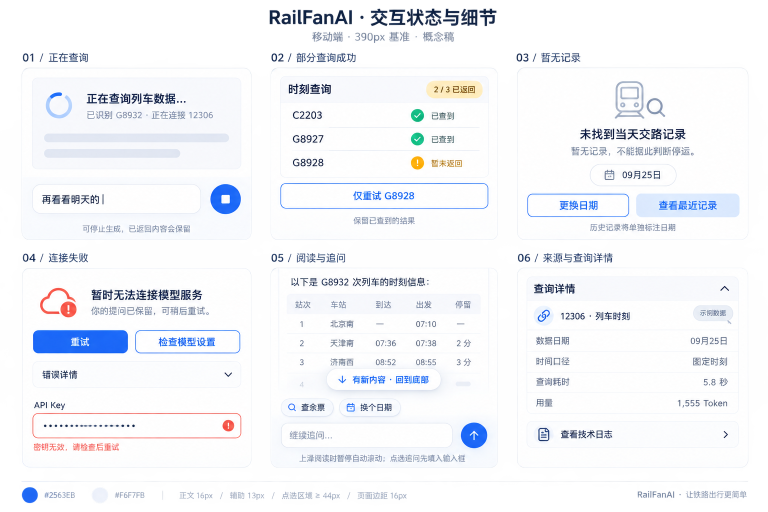
#> input picture desi2.png, 1536 x 1024 px (shown at 1/2 size)
$ python generate-design-paths.py
#> lines starting #> are read from the running program, lines starting #| are printed output that depends on the picture
### scripts/android/native_icon_metrics.py
"""Read-only foreground icon contour measurements from design/formal PNGs."""
from __future__ import annotations

import math
from collections.abc import Mapping, Sequence
from numbers import Real
from typing import Any

from PIL import Image

PROFILES = ("strict", "base", "loose")
COLOR_CLASSES = ("dark", "muted", "blue", "white", "red", "gray")


def _foreground(rgb: tuple[int, int, int], color_class: str, profile: str) -> bool:
    r, g, b = rgb
    i = PROFILES.index(profile)
    if color_class == "dark":
        return r < (80, 100, 120)[i] and g < (110, 130, 150)[i] and b < (155, 175, 190)[i]
    if color_class == "muted":
        blueish = (b - r > (18, 12, 8)[i] and g - r > (4, 2, 0)[i]
                   and r < (170, 190, 220)[i])
        dark = (r < (80, 110, 120)[i] and g < (110, 130, 150)[i]
                and b < (155, 170, 190)[i])
        return blueish or dark
    if color_class == "blue":
        # Keeps saturated blue glyphs distinct from the muted gray-blue class.
        return (b - r > (90, 75, 60)[i] and b - g > (55, 45, 35)[i]
                and b > (145, 135, 125)[i])
    if color_class == "white":
        # Use only for a glyph ROI inside a blue Canvas background; the high
        # channel floor excludes the blue Canvas itself.
        return (min(r, g, b) > (220, 210, 200)[i]
                and max(r, g, b) - min(r, g, b) < (24, 32, 40)[i])
    if color_class == "red":
        return r > 1.4 * g and r > 1.4 * b and g < (160, 180, 200)[i]
    if color_class == "gray":
        # Neutral mid/dark ink; bright neutral surfaces belong to the ROI, not ink.
        return (max(r, g, b) - min(r, g, b) <= (14, 19, 24)[i]
                and min(r, g, b) > (18, 14, 10)[i]
                and max(r, g, b) < (185, 210, 235)[i])
    raise ValueError("Unknown icon foreground class")


# [237 lines left out: functions _rect_bounds, _white_roi_edge_background, _measure_ink, _centered_boundary, _hausdorff, measure_icon_pair, not called in this run]

### scripts/android/generate-design-paths.py
#!/usr/bin/env python3
"""Derive code-native paths from explicitly classified application glyphs.

Original design PNGs are read only. No screenshot or comparison image is made.
The output is an editable Compose vector path and its reproducible provenance.
"""
from pathlib import Path
import hashlib
import json
import sys
from collections import Counter
from PIL import Image

from native_icon_metrics import _foreground

ROOT = Path(__file__).resolve().parents[2]
# 仅保留产品仍引用的加载图形；其余功能图标已由统一矢量素材替代。
TARGETS = {
    "querySpinner": {"source": "desi2.png", "roi": [89, 182, 58, 58], "color": "blue"},
}


def boundary_paths(mask):
    edges = set()
    for x, y in mask:
        if (x, y-1) not in mask: edges.add((x, y, x+1, y))
        if (x+1, y) not in mask: edges.add((x+1, y, x+1, y+1))
        if (x, y+1) not in mask: edges.add((x+1, y+1, x, y+1))
        if (x-1, y) not in mask: edges.add((x, y+1, x, y))
    outgoing = {}
    for edge in edges: outgoing.setdefault(edge[:2], set()).add(edge)
    direction = {(1, 0): 0, (0, 1): 1, (-1, 0): 2, (0, -1): 3}
    paths = []
    while edges:
        edge = min(edges)
        start = edge[:2]
        points = [start]
        while True:
            edges.remove(edge)
            outgoing[edge[:2]].remove(edge)
            end = edge[2:]
            points.append(end)
            if end == start: break
            candidates = outgoing.get(end, set())
            if not candidates: raise ValueError("Open glyph contour")
            old = direction[(edge[2]-edge[0], edge[3]-edge[1])]
            # Keep foreground on the right at diagonal pixel junctions.
            turns = {1: 0, 0: 1, 3: 2, 2: 3}
            edge = min(candidates, key=lambda e: turns[(direction[(e[2]-e[0], e[3]-e[1])]-old) % 4])
        points = points[:-1]
        simple = []
        for i, p in enumerate(points):
            before, after = points[i-1], points[(i+1) % len(points)]
            if (p[0]-before[0]) * (after[1]-p[1]) != (p[1]-before[1]) * (after[0]-p[0]):
                simple.append(p)
        paths.append(simple)
    return paths


def source_layers(image, spec):
    x, y, w, h = spec["roi"]
    previous = set()
    layers = []
    for profile in ("strict", "base", "loose"):
        mask = {(ix, iy) for iy in range(h) for ix in range(w)
                if _foreground(image.getpixel((x+ix, y+iy)), spec["color"], profile)}
        if not mask or any(ix in (0, w-1) or iy in (0, h-1) for ix, iy in mask):
            raise ValueError("Application glyph needs a complete contour inside its background margin")
        if not previous <= mask:
            raise ValueError("Source foreground bands must be nested")
        band = mask - previous
        if band:
            colors = Counter(image.getpixel((x+ix, y+iy)) for ix, iy in band)
            color = min(colors, key=lambda rgb: (-colors[rgb], rgb))
            layers.append((profile, mask, color))
        previous = mask
    return list(reversed(layers))


def source_paint_cells(image, spec):
    """Retain enclosed window/headlight colours without painting the ROI background."""
    x, y, w, h = spec["roi"]
    ink = {(ix, iy) for iy in range(h) for ix in range(w)
           if _foreground(image.getpixel((x+ix, y+iy)), spec["color"], "loose")}
    if not spec.get("enclosed_fill"): return ink
    exterior = set()
    pending = [(ix, iy) for iy in range(h) for ix in range(w)
               if ix in (0, w-1) or iy in (0, h-1)]
    while pending:
        cell = pending.pop()
        if cell in exterior or cell in ink: continue
        ix, iy = cell
        if not (0 <= ix < w and 0 <= iy < h): continue
        exterior.add(cell)
        pending.extend(((ix-1, iy), (ix+1, iy), (ix, iy-1), (ix, iy+1)))
    return {(ix, iy) for iy in range(h) for ix in range(w)} - exterior


def source_palette_layers(image, spec, bucket_size=4):
    """Keep source colour variation; representative RGB is an actual source colour.

    Adjacent source cells of one shade become closed vector contours. Grouping
    limits each channel's change to three levels, without merging different ink
    memberships. The source's antialias shades are retained in the palette.
    """
    x, y, w, h = spec["roi"]
    groups = {}
    painted_cells = source_paint_cells(image, spec)
    for iy in range(h):
        for ix in range(w):
            rgb = image.getpixel((x+ix, y+iy))
            membership = tuple(_foreground(rgb, spec["color"], p) for p in ("strict", "base", "loose"))
            if (ix, iy) not in painted_cells: continue
            key = (tuple(c // bucket_size for c in rgb), membership)
            cells, colors = groups.setdefault(key, (set(), Counter()))
            cells.add((ix, iy))
            colors[rgb] += 1
    layers = []
    for key, (cells, colors) in sorted(groups.items()):
        color = min(colors, key=lambda rgb: (-colors[rgb], rgb))
        layers.append((key[1], cells, color))
    return layers


def source_hairlines(image, spec):
    """Find complete, isolated, rectangular one-source-pixel ink strips."""
    if not spec.get("pixel_hairlines"): return []
    x, y, _, _ = spec["roi"]
    mask = source_paint_cells(image, spec)
    strips = []
    for contour in boundary_paths(mask):
        if len(contour) != 4: continue
        left, right = min(p[0] for p in contour), max(p[0] for p in contour)
        top, bottom = min(p[1] for p in contour), max(p[1] for p in contour)
        width, height = right-left, bottom-top
        if min(width, height) != 1 or max(width, height) < 6: continue
        cells = {(ix, iy) for iy in range(top, bottom) for ix in range(left, right)}
        if not cells <= mask: continue  # Never fill a negative aperture.
        colors = Counter(image.getpixel((x+ix, y+iy)) for ix, iy in cells)
        rgb = min(colors, key=lambda c: (-colors[c], c))
        strips.append({"rect": [left, top, width, height], "source_rgb": rgb})
    return strips


def main():
    output = ["// Generated by scripts/android/generate-design-paths.py; edit the source specification to regenerate.",
              "package org.openrailfanai.app", "", "import androidx.compose.ui.graphics.Path", "import androidx.compose.ui.graphics.Color", "",
              "internal data class DesignInkLayer(val path: Path, val color: Color, val tintable: Boolean = true)",
              "internal data class DesignHairline(val x: Float, val y: Float, val width: Float, val height: Float, val color: Color)",
              "internal data class DesignGlyph(val width: Float, val height: Float, val layers: List<DesignInkLayer>, val sourceShadedCells: Boolean = false, val tintPath: Path? = null, val coverageUnderlay: Color? = null, val hairlines: List<DesignHairline> = emptyList())", "",
              "/** Application glyphs only; original references remain unchanged. */",
              "internal object NativeDesignPaths {"]
    manifest = {"schema_version": 3, "method": "source RGB palette in four-level channel buckets, separate ink memberships; closed colour-region vector paths", "maximum_rgb_channel_error": 3, "glyphs": {}}
    for name, spec in TARGETS.items():
        path = ROOT / spec["source"]
        image = Image.open(path).convert("RGB")
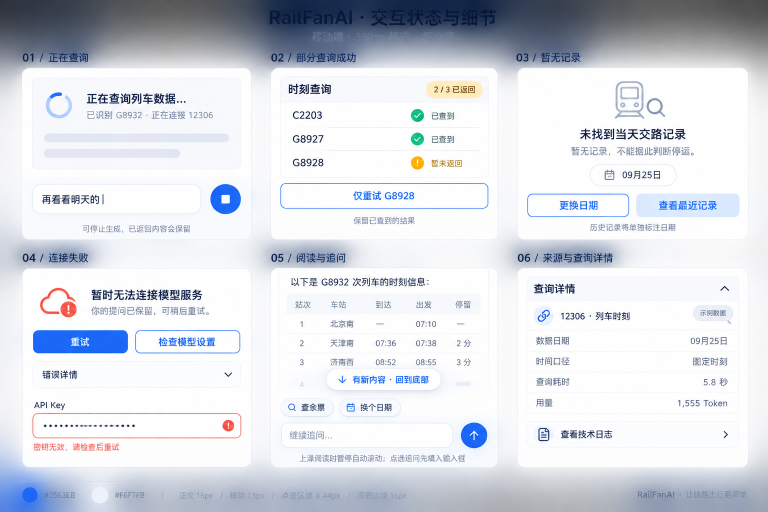
#> image: PIL image 1536x1024 RGB (shown at 1/2 size); mean R, G, B 216.8, 220.3, 227.4
        x, y, w, h = spec["roi"]
        source_layers(image, spec)  # Validate complete source glyph and its holes.
#> the loop in source_layers, `for profile in ("strict", "base", "loose"):` made 3 passes
#> color on passes 1 to 3: (31, 109, 247), (169, 203, 254), (185, 213, 254)
#> after the loop in source_layers, `for profile in ("strict", "base", "loose"):`: layers = 3 items
        layers = source_palette_layers(image, spec)
#> in source_paint_cells, `ink = {(ix, iy) for iy in range(h) for ix in range(w) if _foreground(i..`: ink = 879 items
#> the loop in source_palette_layers, `for key, (cells, colors) in sorted(groups.items()):` made 110 passes
#> color on passes 1 to 12: (15, 93, 243), (14, 100, 251), (16, 95, 243), (16, 93, 245), (17, 96, 247), (19, 96, 249), (17, 100, 248), (18, 104, 252), (22, 99, 247), (23, 99, 248), (21, 100, 251), (22, 107, 250)
#> after the loop in source_palette_layers, `for key, (cells, colors) in sorted(groups.items()):`: layers = 110 items
#> layers = 110 items
        output.append(f"    // {spec['source']} ROI {spec['roi']}; viewport {w}×{h}.")
        output.append(f"    val {name}: DesignGlyph by lazy {{ DesignGlyph({w}f, {h}f, listOf(")
        evidence = []
        for membership, mask, color in layers:
            paths = boundary_paths(mask)
            encoded = "|".join(";".join(f"{px},{py}" for px, py in points) for points in paths)
            argb = "FF" + "".join(f"{c:02X}" for c in color)
            tintable = "true" if membership[-1] else "false"
            output.append(f'        DesignInkLayer(contours("{encoded}"), Color(0x{argb}), tintable = {tintable}),')
            evidence.append({"ink_membership": membership, "source_rgb": color, "foreground_pixels": len(mask), "closed_contours": len(paths)})
#> this loop made 110 passes
#> (color, paths) on passes 1, 2, 3, 4, 5, 7, 8, 9, 10, 13, 14, 15: ((15, 93, 243), [[(29, 8), (30, 8), (30, 9), (29, 9)]]), ((14, 100, 251), [[(19, 5), (20, 5), (20, 6), (19, 6)]]), ((16, 95, 243), [[(30, 8), (31, 8), (31, 9), (30, 9)]]), ((16, 93, 245), [[(27, 8), (29, 8), (29, 9), (27, 9)]]), ((17, 96, 247), [[(31, 8), (32, 8), (32, 9), (31, 9)]]), ((17, 100, 248), [[(22, 4), (23, 4), (23, 5), (22, 5)]]), ((18, 104, 252), [[(17, 6), (18, 6), (18, 7), (17, 7)]]), ((22, 99, 247), [[(26, 8), (27, 8), (27, 9), (26, 9)]]), ((23, 99, 248), [[(33, 4), (34, 4), (34, 5), (33, 5)]]), ((22, 108, 251), [[(33, 5), (34, 5), (34, 6), (33, 6)]]), ((26, 103, 248), [[(25, 8), (26, 8), (26, 9), (25, 9)]]), ((27, 104, 246), [[(29, 3), (30, 3), (30, 4), (29, 4)]])
#> color on passes 6, 11, 12, 16, 17, 20: (19, 96, 249), (21, 100, 251), (22, 107, 250), (26, 104, 250), (27, 108, 251), (29, 106, 245)
#> after the loop, evidence = 110 items; output = 124 items
        ink = {(ix, iy) for iy in range(h) for ix in range(w)
               if _foreground(image.getpixel((x+ix, y+iy)), spec["color"], "loose")}
#> ink = 879 items
        tint_contours = "|".join(";".join(f"{px},{py}" for px, py in points) for points in boundary_paths(ink))
        underlay_arg = ""
        underlay_rgb = None
        if spec.get("coverage_underlay"):
            strict_colors = Counter(image.getpixel((x+ix, y+iy)) for ix, iy in ink
                                    if _foreground(image.getpixel((x+ix, y+iy)), spec["color"], "strict"))
            underlay_rgb = min(strict_colors, key=lambda rgb: (-strict_colors[rgb], rgb))
            underlay_arg = ", coverageUnderlay = Color(0xFF" + "".join(f"{c:02X}" for c in underlay_rgb) + ")"
        hairlines = source_hairlines(image, spec)
#> hairlines = []
        hairline_arg = ""
        if hairlines:
            values = ["DesignHairline(" + ", ".join(f"{v}f" for v in strip["rect"]) + ", Color(0xFF" +
                      "".join(f"{c:02X}" for c in strip["source_rgb"]) + "))" for strip in hairlines]
            hairline_arg = ", hairlines = listOf(" + ", ".join(values) + ")"
        output.append(f'    ), sourceShadedCells = true, tintPath = contours("{tint_contours}"){underlay_arg}{hairline_arg}) }}')
        manifest["glyphs"][name] = {**spec, "source_sha256": hashlib.sha256(path.read_bytes()).hexdigest(),
                                   "layers": evidence, "coverage_underlay_source_rgb": underlay_rgb, "pixel_hairlines": hairlines,
                                   "classification": "application_ui", "acceptance_status": "unverified"}
    output += ["    private fun contours(data: String): Path = Path().apply {",
               "        data.split('|').forEach { contour ->",
               "            contour.split(';').forEachIndexed { index, point ->",
               "                val xy = point.split(',')",
               "                val x = xy[0].toFloat(); val y = xy[1].toFloat()",
               "                if (index == 0) moveTo(x, y) else lineTo(x, y)",
               "            }",
               "            close()",
               "        }", "    }", "}", ""]
    target = ROOT / "android/app/src/main/java/org/openrailfanai/app/NativeDesignPaths.kt"
    target.write_text("\n".join(output))
    (ROOT / "frontend/assets/icons/native-design-paths.provenance.json").write_text(json.dumps(manifest, ensure_ascii=False, indent=2) + "\n")
    print(json.dumps({"output": str(target.relative_to(ROOT)), "glyphs": len(TARGETS)}, ensure_ascii=False))


if __name__ == "__main__": main()
